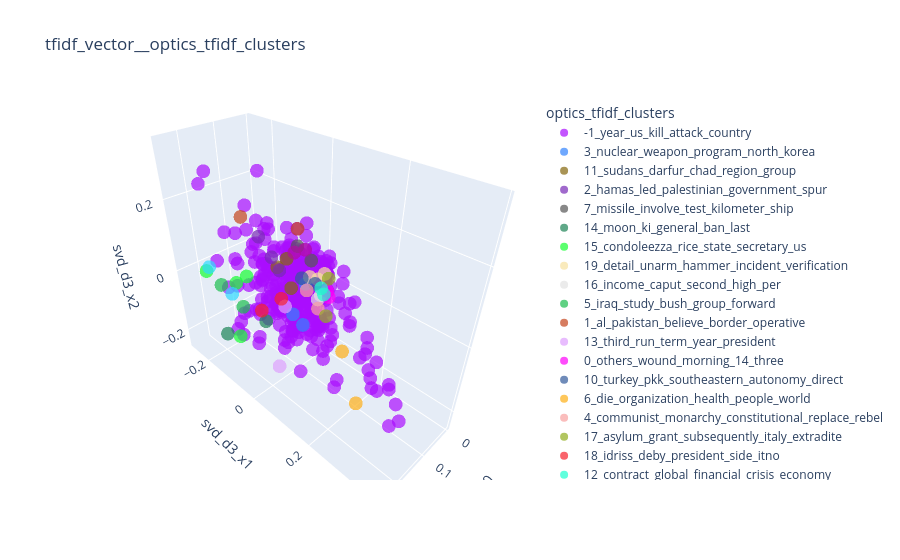

This figure's notebook cell:
### Code cell
plotter_3d_cluster(ner_dataset,"tfidf_vector","optics_tfidf_clusters")

### Figure 1 — Plotly figure (JSON) as saved in the notebook; plotly's stock layout.template omitted (floating-point values rounded to 4 significant figures; data arrays with more than 128 entries replaced by an {"elided": "..."} marker saying what was removed)
{"data": [{"hovertemplate": "<b>%{hovertext}</b><br><br>optics_tfidf_clusters=-1_year_us_kill_attack_country<br>svd_d3_x0=%{x}<br>svd_d3_x1=%{y}<br>svd_d3_x2=%{z}<extra></extra>", "hovertext": {"elided": "434 str values"}, "legendgroup": "-1_year_us_kill_attack_country", "marker": {"color": "#AA0DFE", "opacity": 0.7, "symbol": "circle"}, "mode": "markers", "name": "-1_year_us_kill_attack_country", "scene": "scene", "showlegend": true, "type": "scatter3d", "x": {"elided": "434 float values"}, "y": {"elided": "434 float values"}, "z": {"elided": "434 float values"}}, {"hovertemplate": "<b>%{hovertext}</b><br><br>optics_tfidf_clusters=3_nuclear_weapon_program_north_korea<br>svd_d3_x0=%{x}<br>svd_d3_x1=%{y}<br>svd_d3_x2=%{z}<extra></extra>", "hovertext": ["last month six-nation talk north korea agree abandon nuclear weapon program", "south korea agree give 200000 ton fertilizer north four day bilateral talk conclude last week", "south africa develop nuclear weapon white minority rule dismantle nuclear program 1991"], "legendgroup": "3_nuclear_weapon_program_north_korea", "marker": {"color": "#3283FE", "opacity": 0.7, "symbol": "circle"}, "mode": "markers", "name": "3_nuclear_weapon_program_north_korea", "scene": "scene", "showlegend": true, "type": "scatter3d", "x": [0.1343, 0.1321, 0.0672], "y": [0.01357, 0.04607, -0.01014], "z": [-0.04876, -0.06492, -0.002004]}, {"hovertemplate": "<b>%{hovertext}</b><br><br>optics_tfidf_clusters=11_sudans_darfur_chad_region_group<br>svd_d3_x0=%{x}<br>svd_d3_x1=%{y}<br>svd_d3_x2=%{z}<extra></extra>", "hovertext": ["norwegian aid group shut operation sudans darfur region government interference", "sudans accusation come less week chad accuse khartoum use chadian army deserter fight small rebel group darfur", "un official aid worker fear conflict sudans darfur region rebel pro-government force spread chad"], "legendgroup": "11_sudans_darfur_chad_region_group", "marker": {"color": "#85660D", "opacity": 0.7, "symbol": "circle"}, "mode": "markers", "name": "11_sudans_darfur_chad_region_group", "scene": "scene", "showlegend": true, "type": "scatter3d", "x": [0.1311, 0.1432, 0.1795], "y": [-0.00721, 0.01875, 0.01479], "z": [0.1003, 0.03687, 0.1091]}, {"hovertemplate": "<b>%{hovertext}</b><br><br>optics_tfidf_clusters=2_hamas_led_palestinian_government_spur<br>svd_d3_x0=%{x}<br>svd_d3_x1=%{y}<br>svd_d3_x2=%{z}<extra></extra>", "hovertext": ["palestinian leader mahmoud abbas may resign hamas-led government prevent advance mideast peace process", "iran donate 50 million hamas-led palestinian government ease palestinian cash crisis spur western aid cut", "israel work hamas-led government"], "legendgroup": "2_hamas_led_palestinian_government_spur", "marker": {"color": "#782AB6", "opacity": 0.7, "symbol": "circle"}, "mode": "markers", "name": "2_hamas_led_palestinian_government_spur", "scene": "scene", "showlegend": true, "type": "scatter3d", "x": [0.1344, 0.1379, 0.1307], "y": [-0.05715, -0.02634, -0.1067], "z": [0.08475, 0.06306, 0.1196]}, {"hovertemplate": "<b>%{hovertext}</b><br><br>optics_tfidf_clusters=7_missile_involve_test_kilometer_ship<br>svd_d3_x0=%{x}<br>svd_d3_x1=%{y}<br>svd_d3_x2=%{z}<extra></extra>", "hovertext": ["iranian report missile test involve shahab-3 missile range 2000 kilometer", "quoting government source yonhap test part military train exercise involve ship-to-ship missile range 46 kilometer"], "legendgroup": "7_missile_involve_test_kilometer_ship", "marker": {"color": "#565656", "opacity": 0.7, "symbol": "circle"}, "mode": "markers", "name": "7_missile_involve_test_kilometer_ship", "scene": "scene", "showlegend": true, "type": "scatter3d", "x": [0.04308, 0.0742], "y": [-0.01392, -0.03013], "z": [0.05459, 0.1017]}, {"hovertemplate": "<b>%{hovertext}</b><br><br>optics_tfidf_clusters=14_moon_ki_general_ban_last<br>svd_d3_x0=%{x}<br>svd_d3_x1=%{y}<br>svd_d3_x2=%{z}<extra></extra>", "hovertext": ["un secretary-general ban ki-moon announce creation fact-finding commission meet ms bhuttos widower pakistani president asif ali zardari islamabad last february", "united nations secretary-general ban ki-moon visit lebanon last week call leader set aside difference elect new president"], "legendgroup": "14_moon_ki_general_ban_last", "marker": {"color": "#1C8356", "opacity": 0.7, "symbol": "circle"}, "mode": "markers", "name": "14_moon_ki_general_ban_last", "scene": "scene", "showlegend": true, "type": "scatter3d", "x": [0.1232, 0.2202], "y": [-0.108, -0.1547], "z": [-0.1469, -0.1611]}, {"hovertemplate": "<b>%{hovertext}</b><br><br>optics_tfidf_clusters=15_condoleezza_rice_state_secretary_us<br>svd_d3_x0=%{x}<br>svd_d3_x1=%{y}<br>svd_d3_x2=%{z}<extra></extra>", "hovertext": ["us secretary state condoleezza rice russias effort democratic reform go wrong direction", "us secretary state condoleezza rice reject idea hold talk iran syria reduce violence iraq", "united states voice concern mr nours detention meet washington two week ago secretary state condoleezza rice egyptian foreign minister ahmed aboul gheit", "us secretary state condoleezza rice washington concern report chinese government crackdown dissident ahead president bushs visit"], "legendgroup": "15_condoleezza_rice_state_secretary_us", "marker": {"color": "#16FF32", "opacity": 0.7, "symbol": "circle"}, "mode": "markers", "name": "15_condoleezza_rice_state_secretary_us", "scene": "scene", "showlegend": true, "type": "scatter3d", "x": [0.1487, 0.1851, 0.2098, 0.2143], "y": [-0.1446, -0.1401, -0.1105, -0.2268], "z": [-0.004374, -0.004649, -0.1497, 0.004649]}, {"hovertemplate": "<b>%{hovertext}</b><br><br>optics_tfidf_clusters=19_detail_unarm_hammer_incident_verification<br>svd_d3_x0=%{x}<br>svd_d3_x1=%{y}<br>svd_d3_x2=%{z}<extra></extra>", "hovertext": ["another incident detail shoot death apparently unarm palestinian man whose remain strap hood jeep drive back base", "beijing talk focus hammer document detail list verification measure", "detail"], "legendgroup": "19_detail_unarm_hammer_incident_verification", "marker": {"color": "#F7E1A0", "opacity": 0.7, "symbol": "circle"}, "mode": "markers", "name": "19_detail_unarm_hammer_incident_verification", "scene": "scene", "showlegend": true, "type": "scatter3d", "x": [0.05623, 0.03542, 0.005194], "y": [-0.005928, 0.002128, -0.002367], "z": [0.01542, 0.00237, 0.002781]}, {"hovertemplate": "<b>%{hovertext}</b><br><br>optics_tfidf_clusters=16_income_caput_second_high_per<br>svd_d3_x0=%{x}<br>svd_d3_x1=%{y}<br>svd_d3_x2=%{z}<extra></extra>", "hovertext": ["although belize second high per caput income central america average income figure mask huge income disparity rich poor", "despite small size limit natural resource liechtenstein develop prosperous highly industrialize free-enterprise economy vital financial service sector likely second high per caput income world"], "legendgroup": "16_income_caput_second_high_per", "marker": {"color": "#E2E2E2", "opacity": 0.7, "symbol": "circle"}, "mode": "markers", "name": "16_income_caput_second_high_per", "scene": "scene", "showlegend": true, "type": "scatter3d", "x": [0.03311, 0.05258], "y": [0.01094, 0.0189], "z": [-0.04369, -0.04307]}, {"hovertemplate": "<b>%{hovertext}</b><br><br>optics_tfidf_clusters=5_iraq_study_bush_group_forward<br>svd_d3_x0=%{x}<br>svd_d3_x1=%{y}<br>svd_d3_x2=%{z}<extra></extra>", "hovertext": ["iraq study group bipartisan panel commission president bush", "former us defense secretary william perry call bush administration follow suggestion make iraq study group best way move forward iraq"], "legendgroup": "5_iraq_study_bush_group_forward", "marker": {"color": "#1CBE4F", "opacity": 0.7, "symbol": "circle"}, "mode": "markers", "name": "5_iraq_study_bush_group_forward", "scene": "scene", "showlegend": true, "type": "scatter3d", "x": [0.1555, 0.1984], "y": [-0.1625, -0.1899], "z": [-0.109, -0.029]}, {"hovertemplate": "<b>%{hovertext}</b><br><br>optics_tfidf_clusters=1_al_pakistan_believe_border_operative<br>svd_d3_x0=%{x}<br>svd_d3_x1=%{y}<br>svd_d3_x2=%{z}<extra></extra>", "hovertext": ["official friday tell us military suspect al-qaida operative believe afghanistans kunar province border pakistan", "bin laden deputy ayman al-zawahiri believe hide border area afghanistan pakistan"], "legendgroup": "1_al_pakistan_believe_border_operative", "marker": {"color": "#C4451C", "opacity": 0.7, "symbol": "circle"}, "mode": "markers", "name": "1_al_pakistan_believe_border_operative", "scene": "scene", "showlegend": true, "type": "scatter3d", "x": [0.2101, 0.08856], "y": [-0.06211, -0.01398], "z": [0.2151, 0.1594]}, {"hovertemplate": "<b>%{hovertext}</b><br><br>optics_tfidf_clusters=13_third_run_term_year_president<br>svd_d3_x0=%{x}<br>svd_d3_x1=%{y}<br>svd_d3_x2=%{z}<extra></extra>", "hovertext": ["although widely see unlikely run third term year presidential election 74-year-old president yet announce intention april ballot", "president mohammad khatami bar run third consecutive term"], "legendgroup": "13_third_run_term_year_president", "marker": {"color": "#DEA0FD", "opacity": 0.7, "symbol": "circle"}, "mode": "markers", "name": "13_third_run_term_year_president", "scene": "scene", "showlegend": true, "type": "scatter3d", "x": [0.1506, 0.06766], "y": [-0.02789, -0.09022], "z": [-0.2435, -0.1163]}, {"hovertemplate": "<b>%{hovertext}</b><br><br>optics_tfidf_clusters=0_others_wound_morning_14_three<br>svd_d3_x0=%{x}<br>svd_d3_x1=%{y}<br>svd_d3_x2=%{z}<extra></extra>", "hovertext": ["officials 14 others wound early morning blast", "three others wound"], "legendgroup": "0_others_wound_morning_14_three", "marker": {"color": "#FE00FA", "opacity": 0.7, "symbol": "circle"}, "mode": "markers", "name": "0_others_wound_morning_14_three", "scene": "scene", "showlegend": true, "type": "scatter3d", "x": [0.04813, 0.05956], "y": [0.04714, 0.063], "z": [-0.005073, -0.01003]}, {"hovertemplate": "<b>%{hovertext}</b><br><br>optics_tfidf_clusters=10_turkey_pkk_southeastern_autonomy_direct<br>svd_d3_x0=%{x}<br>svd_d3_x1=%{y}<br>svd_d3_x2=%{z}<extra></extra>", "hovertext": ["turkey repeatedly enter direct talk pkk", "pkk fight kurdish autonomy southeastern turkey base northern iraq"], "legendgroup": "10_turkey_pkk_southeastern_autonomy_direct", "marker": {"color": "#325A9B", "opacity": 0.7, "symbol": "circle"}, "mode": "markers", "name": "10_turkey_pkk_southeastern_autonomy_direct", "scene": "scene", "showlegend": true, "type": "scatter3d", "x": [0.0406, 0.07886], "y": [-0.001929, -0.01123], "z": [-0.011, 0.02013]}, {"hovertemplate": "<b>%{hovertext}</b><br><br>optics_tfidf_clusters=6_die_organization_health_people_world<br>svd_d3_x0=%{x}<br>svd_d3_x1=%{y}<br>svd_d3_x2=%{z}<extra></extra>", "hovertext": ["doctor world health organization ivory coast 40 people die meningitis 200 infect rebel-held part country", "world health organization estimate least 17 million people die every year cardiovascular disease"], "legendgroup": "6_die_organization_health_people_world", "marker": {"color": "#FEAF16", "opacity": 0.7, "symbol": "circle"}, "mode": "markers", "name": "6_die_organization_health_people_world", "scene": "scene", "showlegend": true, "type": "scatter3d", "x": [0.1328, 0.1488], "y": [0.1741, 0.2376], "z": [-0.06801, -0.179]}, {"hovertemplate": "<b>%{hovertext}</b><br><br>optics_tfidf_clusters=4_communist_monarchy_constitutional_replace_rebel<br>svd_d3_x0=%{x}<br>svd_d3_x1=%{y}<br>svd_d3_x2=%{z}<extra></extra>", "hovertext": ["rebel want replace constitutional monarchy communist state", "rebel fight since 1996 replace constitutional monarchy world hindu kingdom communist state"], "legendgroup": "4_communist_monarchy_constitutional_replace_rebel", "marker": {"color": "#F8A19F", "opacity": 0.7, "symbol": "circle"}, "mode": "markers", "name": "4_communist_monarchy_constitutional_replace_rebel", "scene": "scene", "showlegend": true, "type": "scatter3d", "x": [0.08477, 0.1163], "y": [0.01169, 0.08061], "z": [-0.002291, -0.004308]}, {"hovertemplate": "<b>%{hovertext}</b><br><br>optics_tfidf_clusters=17_asylum_grant_subsequently_italy_extradite<br>svd_d3_x0=%{x}<br>svd_d3_x1=%{y}<br>svd_d3_x2=%{z}<extra></extra>", "hovertext": ["understand people accuse terrorism extradite instead grant political asylum", "subsequently grant asylum italy"], "legendgroup": "17_asylum_grant_subsequently_italy_extradite", "marker": {"color": "#90AD1C", "opacity": 0.7, "symbol": "circle"}, "mode": "markers", "name": "17_asylum_grant_subsequently_italy_extradite", "scene": "scene", "showlegend": true, "type": "scatter3d", "x": [0.08021, 0.009254], "y": [0.07373, 0.01557], "z": [-0.0511, -0.001407]}, {"hovertemplate": "<b>%{hovertext}</b><br><br>optics_tfidf_clusters=18_idriss_deby_president_side_itno<br>svd_d3_x0=%{x}<br>svd_d3_x1=%{y}<br>svd_d3_x2=%{z}<extra></extra>", "hovertext": ["itno nephew president idriss deby", "president idriss deby tell official side meet chad thursday time respect commitment"], "legendgroup": "18_idriss_deby_president_side_itno", "marker": {"color": "#F6222E", "opacity": 0.7, "symbol": "circle"}, "mode": "markers", "name": "18_idriss_deby_president_side_itno", "scene": "scene", "showlegend": true, "type": "scatter3d", "x": [0.06252, 0.1446], "y": [-0.1106, -0.09604], "z": [-0.1032, -0.09167]}, {"hovertemplate": "<b>%{hovertext}</b><br><br>optics_tfidf_clusters=12_contract_global_financial_crisis_economy<br>svd_d3_x0=%{x}<br>svd_d3_x1=%{y}<br>svd_d3_x2=%{z}<extra></extra>", "hovertext": ["economy fell recession start global financial crisis contract five consecutive quarter 2008 - 9", "economy contract 13 2009 result global financial crisis rebound nearly 147 2010 strength renew export"], "legendgroup": "12_contract_global_financial_crisis_economy", "marker": {"color": "#1CFFCE", "opacity": 0.7, "symbol": "circle"}, "mode": "markers", "name": "12_contract_global_financial_crisis_economy", "scene": "scene", "showlegend": true, "type": "scatter3d", "x": [0.04751, 0.0432], "y": [0.02533, 0.03155], "z": [-0.007874, -0.02587]}, {"hovertemplate": "<b>%{hovertext}</b><br><br>optics_tfidf_clusters=8_hugo_venezuelan_chavez_us_president<br>svd_d3_x0=%{x}<br>svd_d3_x1=%{y}<br>svd_d3_x2=%{z}<extra></extra>", "hovertext": ["venezuelan president hugo chavez would welcome visit us state department official thomas shannon diplomat come cause problem", "venezuelan president hugo chavez recently accuse us government plot assassinate - accusation bush administration dismiss ridiculous"], "legendgroup": "8_hugo_venezuelan_chavez_us_president", "marker": {"color": "#2ED9FF", "opacity": 0.7, "symbol": "circle"}, "mode": "markers", "name": "8_hugo_venezuelan_chavez_us_president", "scene": "scene", "showlegend": true, "type": "scatter3d", "x": [0.1798, 0.1805], "y": [-0.1723, -0.2677], "z": [-0.05802, -0.0169]}, {"hovertemplate": "<b>%{hovertext}</b><br><br>optics_tfidf_clusters=9_militant_capture_report_sundays_underground<br>svd_d3_x0=%{x}<br>svd_d3_x1=%{y}<br>svd_d3_x2=%{z}<extra></extra>", "hovertext": ["french news agency report two underground hideout use militant also capture sundays operation restive orakzai tribal district", "another vehicle report capture militant"], "legendgroup": "9_militant_capture_report_sundays_underground", "marker": {"color": "#B10DA1", "opacity": 0.7, "symbol": "circle"}, "mode": "markers", "name": "9_militant_capture_report_sundays_underground", "scene": "scene", "showlegend": true, "type": "scatter3d", "x": [0.1332, 0.06996], "y": [0.02152, -0.008159], "z": [0.13, 0.09893]}], "layout": {"legend": {"title": {"text": "optics_tfidf_clusters"}, "tracegroupgap": 0}, "scene": {"domain": {"x": [0, 1], "y": [0, 1]}, "xaxis": {"title": {"text": "svd_d3_x0"}}, "yaxis": {"title": {"text": "svd_d3_x1"}}, "zaxis": {"title": {"text": "svd_d3_x2"}}}, "title": {"text": "tfidf_vector__optics_tfidf_clusters"}}}
